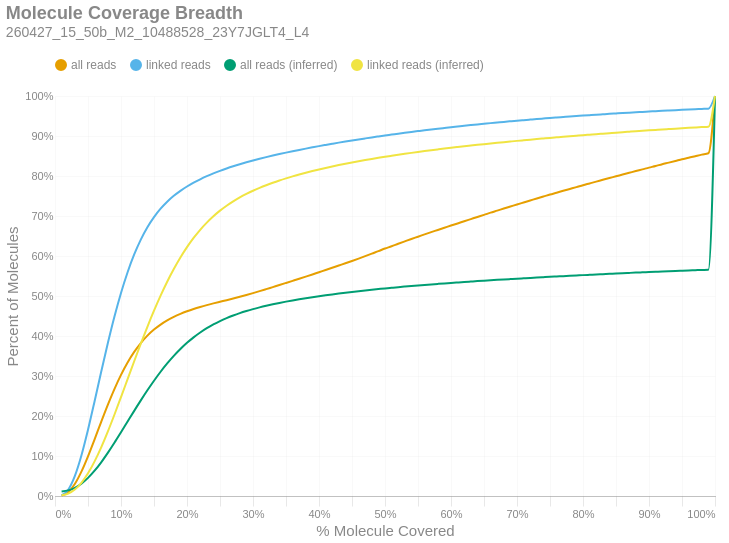

Notebook code cell kept with this figure:
### Markdown cell above
### Molecule Read Coverage
This chart shows molecule coverage breadth as computed by the number of bases aligned to that molecule. In other words, "*how much of each unique long molecule is actually sequenced/aligned?*" Keep in mind there is a distinction between sequences and alignments, since some sequences belonging to a particular molecule may not align well and wouldn't appear in the alignment data. This chart also shows molecule coverage breadth as computed by the *inferred fragment* from which the aligned sequences originate. Unlike read coverage, this calculation takes into account the total insert size, including unsequenced gaps between the forward and reverse reads. Like the previous figures, these are cumulative percents.

### Code cell
if SKIPLR:
    print_html(f"Skipped")
else:
    binned_df = consolidated_hist(valids['coverage_bp'], mask, 0.01, True)
    binned_df_inf = consolidated_hist(valids['coverage_inserts'], mask, 0.01, True)
    binned_df = binned_df.with_columns(pl.lit(binned_df_inf['all reads (cumsum)']).alias('all reads (inferred)'))
    binned_df = binned_df.with_columns(pl.lit(binned_df_inf['linked reads (cumsum)']).alias('linked reads (inferred)'))
    binned_df = binned_df.with_columns(
        (pl.col('bin').cast(pl.Float64) + 0.01).alias('right_edge')
    )

    with SafeRender(binned_df):
        (
            density_plot(binned_df, 'Molecule Coverage Breadth', samplename, 'molcov', ['all reads (inferred)','linked reads (inferred)'])
            .encode(
                #x=alt.X('bin:Q', title="% Molecule Covered").axis(format = '%').scale(padding=0),
                x=alt.X('right_edge:Q', title="% Molecule Covered").axis(format='%').scale(padding=0),
                y=alt.Y('value:Q', title='Percent of Molecules')
                    .axis(format='%')
                    .stack(False)
                    .scale(domainMin=0, padding=0),
                color=alt.Color("key:N").scale(domain = ["all reads", "linked reads", "all reads (inferred)", "linked reads (inferred)"]),
                tooltip = [
                    alt.Tooltip("key:N", title = "Data Type"),
                    alt.Tooltip("range_label:N", title="% Molecule Covered"),
                    alt.Tooltip("value:Q", format = ".2%", title="% Molecules")
                ]
            )
        ).display()

### Figure 1 — Vega-Lite specification as saved in the notebook (floating-point values rounded to 4 significant figures)
{"width": "container", "height": 400, "config": {"title": {"anchor": "start", "dy": -15, "fontSize": 18, "color": "#888888", "subtitleColor": "#888888", "subtitleFontSize": 14}, "arc": {"fill": "#0072B2"}, "axis": {"domainColor": "#888888", "domainWidth": 0.5, "gridWidth": 0.2, "grid": false, "titleFontWeight": 400, "titleFontSize": 15, "labelFontSize": 11, "labelColor": "#888888", "tickColor": "#888888", "tickWidth": 0.2, "titleColor": "#888888"}, "axisBand": {"grid": false}, "axisX": {"grid": true, "tickSize": 10, "domainCap": "round"}, "axisY": {"domain": false, "grid": true, "tickSize": 0, "domainCap": "round"}, "background": "transparent", "header": {"labelFontSize": 15, "labelColor": "#888888", "titleFontSize": 15, "titleFontWeight": 600, "titleColor": "#888888"}, "legend": {"labelFont": "sans-serif", "labelFontSize": 12, "labelColor": "#888888", "symbolSize": 100, "symbolType": "circle", "titleFontSize": 12, "titlePadding": 10, "titleColor": "#888888", "title": null, "orient": "top"}, "range": {"category": ["#E69F00", "#56B4E9", "#009E73", "#F0E442", "#0072B2", "#D55E00", "#CC79A7", "#000000"], "diverging": ["#cfe8f3", "#a2d4ec", "#73bfe2", "#46abdb", "#1696d2", "#12719e"]}, "area": {"fill": "#0072B2", "fillOpacity": 0.7, "line": true, "strokeOpacity": 0.7}, "line": {"color": "#0072B2", "stroke": "#0072B2", "strokeWidth": 2}, "trail": {"color": "#0072B2", "stroke": "#0072B2", "strokeWidth": 0, "size": 1}, "point": {"filled": true, "fillOpacity": 1.0, "size": 95}, "text": {"color": "#888888", "fontSize": 11, "align": "right", "fontWeight": 400, "size": 11}, "bar": {"fill": "#0072B2", "stroke": null}, "view": {"stroke": null, "continuousWidth": 660, "continuousHeight": 400}}, "data": {"name": "data-5a5297a3a7dcdb8e13b587ae4d3ce674"}, "mark": {"type": "line", "interpolate": "monotone", "point": {"opacity": 0, "size": 275}}, "encoding": {"color": {"field": "key", "scale": {"domain": ["all reads", "linked reads", "all reads (inferred)", "linked reads (inferred)"]}, "type": "nominal"}, "tooltip": [{"field": "key", "title": "Data Type", "type": "nominal"}, {"field": "range_label", "title": "% Molecule Covered", "type": "nominal"}, {"field": "value", "format": ".2%", "title": "% Molecules", "type": "quantitative"}], "x": {"axis": {"format": "%"}, "field": "right_edge", "scale": {"padding": 0}, "title": "% Molecule Covered", "type": "quantitative"}, "y": {"axis": {"format": "%"}, "field": "value", "scale": {"domainMin": 0, "padding": 0}, "stack": false, "title": "Percent of Molecules", "type": "quantitative"}}, "params": [{"name": "param_c36ac31b6afebe62", "select": {"type": "point", "fields": ["key"]}, "bind": "legend"}], "title": {"text": "Molecule Coverage Breadth", "subtitle": "260427_15_50b_M2_10488528_23Y7JGLT4_L4"}, "transform": [{"fold": ["all reads (cumsum)", "linked reads (cumsum)", "all reads (inferred)", "linked reads (inferred)"]}, {"calculate": "replace(datum.key, ' (cumsum)', '')", "as": "key"}, {"filter": {"param": "param_c36ac31b6afebe62"}}], "usermeta": {"embedOptions": {"downloadFileName": "260427_15_50b_M2_10488528_23Y7JGLT4_L4.molcov"}}, "$schema": "https://vega.github.io/schema/vega-lite/v6.4.1.json", "datasets": {"data-5a5297a3a7dcdb8e13b587ae4d3ce674": [{"bin": "0.0", "interval": "0.0-0.01", "all reads": 0.0008183, "linked reads": 0.001281, "all reads (cumsum)": 0.0008183, "linked reads (cumsum)": 0.001281, "range_label": "0.0-0.01", "all reads (inferred)": 0.01146, "linked reads (inferred)": 0.001764, "right_edge": 0.01}, {"bin": "0.01", "interval": "0.01-0.02", "all reads": 0.00884, "linked reads": 0.0145, "all reads (cumsum)": 0.009658, "linked reads (cumsum)": 0.01578, "range_label": "0.01-0.02", "all reads (inferred)": 0.01413, "linked reads (inferred)": 0.005808, "right_edge": 0.02}, {"bin": "0.02", "interval": "0.02-0.03", "all reads": 0.02037, "linked reads": 0.03401, "all reads (cumsum)": 0.03003, "linked reads (cumsum)": 0.04979, "range_label": "0.02-0.03", "all reads (inferred)": 0.02044, "linked reads (inferred)": 0.01607, "right_edge": 0.03}, {"bin": "0.03", "interval": "0.03-0.04", "all reads": 0.03082, "linked reads": 0.05161, "all reads (cumsum)": 0.06085, "linked reads (cumsum)": 0.1014, "range_label": "0.03-0.04", "all reads (inferred)": 0.03075, "linked reads (inferred)": 0.03307, "right_edge": 0.04}, {"bin": "0.04", "interval": "0.04-0.05", "all reads": 0.03835, "linked reads": 0.06433, "all reads (cumsum)": 0.0992, "linked reads (cumsum)": 0.1657, "range_label": "0.04-0.05", "all reads (inferred)": 0.04529, "linked reads (inferred)": 0.05679, "right_edge": 0.05}, {"bin": "0.05", "interval": "0.05-0.06", "all reads": 0.04254, "linked reads": 0.07139, "all reads (cumsum)": 0.1417, "linked reads (cumsum)": 0.2371, "range_label": "0.05-0.06", "all reads (inferred)": 0.0632, "linked reads (inferred)": 0.08659, "right_edge": 0.06}, {"bin": "0.06", "interval": "0.06-0.07", "all reads": 0.04372, "linked reads": 0.07338, "all reads (cumsum)": 0.1855, "linked reads (cumsum)": 0.3105, "range_label": "0.06-0.07", "all reads (inferred)": 0.08423, "linked reads (inferred)": 0.1217, "right_edge": 0.07}, {"bin": "0.07", "interval": "0.07-0.08", "all reads": 0.04241, "linked reads": 0.07116, "all reads (cumsum)": 0.2279, "linked reads (cumsum)": 0.3817, "range_label": "0.07-0.08", "all reads (inferred)": 0.1077, "linked reads (inferred)": 0.1609, "right_edge": 0.08}, {"bin": "0.08", "interval": "0.08-0.09", "all reads": 0.03952, "linked reads": 0.0663, "all reads (cumsum)": 0.2674, "linked reads (cumsum)": 0.448, "range_label": "0.08-0.09", "all reads (inferred)": 0.1329, "linked reads (inferred)": 0.2031, "right_edge": 0.09}, {"bin": "0.09", "interval": "0.09-0.1", "all reads": 0.03553, "linked reads": 0.05961, "all reads (cumsum)": 0.3029, "linked reads (cumsum)": 0.5076, "range_label": "0.09-0.1", "all reads (inferred)": 0.1593, "linked reads (inferred)": 0.2472, "right_edge": 0.1}, {"bin": "0.1", "interval": "0.1-0.11", "all reads": 0.0309, "linked reads": 0.05186, "all reads (cumsum)": 0.3338, "linked reads (cumsum)": 0.5594, "range_label": "0.1-0.11", "all reads (inferred)": 0.1861, "linked reads (inferred)": 0.2921, "right_edge": 0.11}, {"bin": "0.11", "interval": "0.11-0.12", "all reads": 0.02645, "linked reads": 0.04438, "all reads (cumsum)": 0.3603, "linked reads (cumsum)": 0.6038, "range_label": "0.11-0.12", "all reads (inferred)": 0.2128, "linked reads (inferred)": 0.3368, "right_edge": 0.12}, {"bin": "0.12", "interval": "0.12-0.13", "all reads": 0.02212, "linked reads": 0.03712, "all reads (cumsum)": 0.3824, "linked reads (cumsum)": 0.6409, "range_label": "0.12-0.13", "all reads (inferred)": 0.239, "linked reads (inferred)": 0.3808, "right_edge": 0.13}, {"bin": "0.13", "interval": "0.13-0.14", "all reads": 0.01845, "linked reads": 0.03095, "all reads (cumsum)": 0.4008, "linked reads (cumsum)": 0.6719, "range_label": "0.13-0.14", "all reads (inferred)": 0.2643, "linked reads (inferred)": 0.4231, "right_edge": 0.14}, {"bin": "0.14", "interval": "0.14-0.15", "all reads": 0.01516, "linked reads": 0.02542, "all reads (cumsum)": 0.416, "linked reads (cumsum)": 0.6973, "range_label": "0.14-0.15", "all reads (inferred)": 0.2882, "linked reads (inferred)": 0.4632, "right_edge": 0.15}, {"bin": "0.15", "interval": "0.15-0.16", "all reads": 0.01254, "linked reads": 0.02101, "all reads (cumsum)": 0.4285, "linked reads (cumsum)": 0.7183, "range_label": "0.15-0.16", "all reads (inferred)": 0.3106, "linked reads (inferred)": 0.5008, "right_edge": 0.16}, {"bin": "0.16", "interval": "0.16-0.17", "all reads": 0.01041, "linked reads": 0.01743, "all reads (cumsum)": 0.439, "linked reads (cumsum)": 0.7357, "range_label": "0.16-0.17", "all reads (inferred)": 0.3313, "linked reads (inferred)": 0.5355, "right_edge": 0.17}, {"bin": "0.17", "interval": "0.17-0.18", "all reads": 0.0088, "linked reads": 0.01472, "all reads (cumsum)": 0.4478, "linked reads (cumsum)": 0.7505, "range_label": "0.17-0.18", "all reads (inferred)": 0.3503, "linked reads (inferred)": 0.5673, "right_edge": 0.18}, {"bin": "0.18", "interval": "0.18-0.19", "all reads": 0.007473, "linked reads": 0.01248, "all reads (cumsum)": 0.4552, "linked reads (cumsum)": 0.7629, "range_label": "0.18-0.19", "all reads (inferred)": 0.3674, "linked reads (inferred)": 0.5961, "right_edge": 0.19}, {"bin": "0.19", "interval": "0.19-0.2", "all reads": 0.006505, "linked reads": 0.01084, "all reads (cumsum)": 0.4617, "linked reads (cumsum)": 0.7738, "range_label": "0.19-0.2", "all reads (inferred)": 0.3829, "linked reads (inferred)": 0.622, "right_edge": 0.2}, {"bin": "0.2", "interval": "0.2-0.21", "all reads": 0.005744, "linked reads": 0.009562, "all reads (cumsum)": 0.4675, "linked reads (cumsum)": 0.7833, "range_label": "0.2-0.21", "all reads (inferred)": 0.3966, "linked reads (inferred)": 0.6451, "right_edge": 0.21}, {"bin": "0.21", "interval": "0.21-0.22", "all reads": 0.005105, "linked reads": 0.008468, "all reads (cumsum)": 0.4726, "linked reads (cumsum)": 0.7918, "range_label": "0.21-0.22", "all reads (inferred)": 0.4088, "linked reads (inferred)": 0.6655, "right_edge": 0.22}, {"bin": "0.22", "interval": "0.22-0.23", "all reads": 0.004648, "linked reads": 0.007665, "all reads (cumsum)": 0.4772, "linked reads (cumsum)": 0.7995, "range_label": "0.22-0.23", "all reads (inferred)": 0.4196, "linked reads (inferred)": 0.6835, "right_edge": 0.23}, {"bin": "0.23", "interval": "0.23-0.24", "all reads": 0.004277, "linked reads": 0.006982, "all reads (cumsum)": 0.4815, "linked reads (cumsum)": 0.8065, "range_label": "0.23-0.24", "all reads (inferred)": 0.4291, "linked reads (inferred)": 0.6993, "right_edge": 0.24}, {"bin": "0.24", "interval": "0.24-0.25", "all reads": 0.004041, "linked reads": 0.006405, "all reads (cumsum)": 0.4855, "linked reads (cumsum)": 0.8129, "range_label": "0.24-0.25", "all reads (inferred)": 0.4374, "linked reads (inferred)": 0.7134, "right_edge": 0.25}, {"bin": "0.25", "interval": "0.25-0.26", "all reads": 0.003949, "linked reads": 0.005898, "all reads (cumsum)": 0.4895, "linked reads (cumsum)": 0.8188, "range_label": "0.25-0.26", "all reads (inferred)": 0.4448, "linked reads (inferred)": 0.7257, "right_edge": 0.26}, {"bin": "0.26", "interval": "0.26-0.27", "all reads": 0.00414, "linked reads": 0.005504, "all reads (cumsum)": 0.4936, "linked reads (cumsum)": 0.8243, "range_label": "0.26-0.27", "all reads (inferred)": 0.4514, "linked reads (inferred)": 0.7366, "right_edge": 0.27}, {"bin": "0.27", "interval": "0.27-0.28", "all reads": 0.004397, "linked reads": 0.005145, "all reads (cumsum)": 0.498, "linked reads (cumsum)": 0.8294, "range_label": "0.27-0.28", "all reads (inferred)": 0.4572, "linked reads (inferred)": 0.7465, "right_edge": 0.28}, {"bin": "0.28", "interval": "0.28-0.29", "all reads": 0.004539, "linked reads": 0.004827, "all reads (cumsum)": 0.5026, "linked reads (cumsum)": 0.8342, "range_label": "0.28-0.29", "all reads (inferred)": 0.4625, "linked reads (inferred)": 0.7552, "right_edge": 0.29}, {"bin": "0.29", "interval": "0.29-0.3", "all reads": 0.004697, "linked reads": 0.004538, "all reads (cumsum)": 0.5073, "linked reads (cumsum)": 0.8388, "range_label": "0.29-0.3", "all reads (inferred)": 0.4673, "linked reads (inferred)": 0.7632, "right_edge": 0.3}, {"bin": "0.3", "interval": "0.3-0.31", "all reads": 0.004832, "linked reads": 0.004301, "all reads (cumsum)": 0.5121, "linked reads (cumsum)": 0.8431, "range_label": "0.3-0.31", "all reads (inferred)": 0.4716, "linked reads (inferred)": 0.7704, "right_edge": 0.31}, {"bin": "0.31", "interval": "0.31-0.32", "all reads": 0.005051, "linked reads": 0.004129, "all reads (cumsum)": 0.5172, "linked reads (cumsum)": 0.8472, "range_label": "0.31-0.32", "all reads (inferred)": 0.4756, "linked reads (inferred)": 0.777, "right_edge": 0.32}, {"bin": "0.32", "interval": "0.32-0.33", "all reads": 0.005125, "linked reads": 0.003892, "all reads (cumsum)": 0.5223, "linked reads (cumsum)": 0.8511, "range_label": "0.32-0.33", "all reads (inferred)": 0.4793, "linked reads (inferred)": 0.7831, "right_edge": 0.33}, {"bin": "0.33", "interval": "0.33-0.34", "all reads": 0.005104, "linked reads": 0.003711, "all reads (cumsum)": 0.5274, "linked reads (cumsum)": 0.8548, "range_label": "0.33-0.34", "all reads (inferred)": 0.4827, "linked reads (inferred)": 0.7888, "right_edge": 0.34}, {"bin": "0.34", "interval": "0.34-0.35", "all reads": 0.0052, "linked reads": 0.003605, "all reads (cumsum)": 0.5326, "linked reads (cumsum)": 0.8584, "range_label": "0.34-0.35", "all reads (inferred)": 0.4859, "linked reads (inferred)": 0.7941, "right_edge": 0.35}, {"bin": "0.35", "interval": "0.35-0.36", "all reads": 0.005241, "linked reads": 0.003443, "all reads (cumsum)": 0.5378, "linked reads (cumsum)": 0.8619, "range_label": "0.35-0.36", "all reads (inferred)": 0.489, "linked reads (inferred)": 0.7992, "right_edge": 0.36}, {"bin": "0.36", "interval": "0.36-0.37", "all reads": 0.005279, "linked reads": 0.003334, "all reads (cumsum)": 0.5431, "linked reads (cumsum)": 0.8652, "range_label": "0.36-0.37", "all reads (inferred)": 0.4918, "linked reads (inferred)": 0.8038, "right_edge": 0.37}, {"bin": "0.37", "interval": "0.37-0.38", "all reads": 0.005386, "linked reads": 0.003262, "all reads (cumsum)": 0.5485, "linked reads (cumsum)": 0.8685, "range_label": "0.37-0.38", "all reads (inferred)": 0.4945, "linked reads (inferred)": 0.8083, "right_edge": 0.38}, {"bin": "0.38", "interval": "0.38-0.39", "all reads": 0.005441, "linked reads": 0.003155, "all reads (cumsum)": 0.5539, "linked reads (cumsum)": 0.8716, "range_label": "0.38-0.39", "all reads (inferred)": 0.4971, "linked reads (inferred)": 0.8124, "right_edge": 0.39}, {"bin": "0.39", "interval": "0.39-0.4", "all reads": 0.005578, "linked reads": 0.003092, "all reads (cumsum)": 0.5595, "linked reads (cumsum)": 0.8747, "range_label": "0.39-0.4", "all reads (inferred)": 0.4995, "linked reads (inferred)": 0.8164, "right_edge": 0.4}, {"bin": "0.4", "interval": "0.4-0.41", "all reads": 0.005482, "linked reads": 0.002955, "all reads (cumsum)": 0.565, "linked reads (cumsum)": 0.8777, "range_label": "0.4-0.41", "all reads (inferred)": 0.5018, "linked reads (inferred)": 0.8202, "right_edge": 0.41}, {"bin": "0.41", "interval": "0.41-0.42", "all reads": 0.005586, "linked reads": 0.002903, "all reads (cumsum)": 0.5706, "linked reads (cumsum)": 0.8806, "range_label": "0.41-0.42", "all reads (inferred)": 0.504, "linked reads (inferred)": 0.8238, "right_edge": 0.42}, {"bin": "0.42", "interval": "0.42-0.43", "all reads": 0.005668, "linked reads": 0.002859, "all reads (cumsum)": 0.5762, "linked reads (cumsum)": 0.8834, "range_label": "0.42-0.43", "all reads (inferred)": 0.5062, "linked reads (inferred)": 0.8273, "right_edge": 0.43}, {"bin": "0.43", "interval": "0.43-0.44", "all reads": 0.005631, "linked reads": 0.002757, "all reads (cumsum)": 0.5819, "linked reads (cumsum)": 0.8862, "range_label": "0.43-0.44", "all reads (inferred)": 0.5082, "linked reads (inferred)": 0.8306, "right_edge": 0.44}, {"bin": "0.44", "interval": "0.44-0.45", "all reads": 0.005775, "linked reads": 0.002692, "all reads (cumsum)": 0.5876, "linked reads (cumsum)": 0.8889, "range_label": "0.44-0.45", "all reads (inferred)": 0.5102, "linked reads (inferred)": 0.8338, "right_edge": 0.45}, {"bin": "0.45", "interval": "0.45-0.46", "all reads": 0.005926, "linked reads": 0.002613, "all reads (cumsum)": 0.5936, "linked reads (cumsum)": 0.8915, "range_label": "0.45-0.46", "all reads (inferred)": 0.5121, "linked reads (inferred)": 0.8369, "right_edge": 0.46}, {"bin": "0.46", "interval": "0.46-0.47", "all reads": 0.006107, "linked reads": 0.002547, "all reads (cumsum)": 0.5997, "linked reads (cumsum)": 0.894, "range_label": "0.46-0.47", "all reads (inferred)": 0.5139, "linked reads (inferred)": 0.8398, "right_edge": 0.47}, {"bin": "0.47", "interval": "0.47-0.48", "all reads": 0.006347, "linked reads": 0.002501, "all reads (cumsum)": 0.606, "linked reads (cumsum)": 0.8965, "range_label": "0.47-0.48", "all reads (inferred)": 0.5157, "linked reads (inferred)": 0.8427, "right_edge": 0.48}, {"bin": "0.48", "interval": "0.48-0.49", "all reads": 0.006115, "linked reads": 0.002412, "all reads (cumsum)": 0.6121, "linked reads (cumsum)": 0.8989, "range_label": "0.48-0.49", "all reads (inferred)": 0.5173, "linked reads (inferred)": 0.8454, "right_edge": 0.49}, {"bin": "0.49", "interval": "0.49-0.5", "all reads": 0.006488, "linked reads": 0.002385, "all reads (cumsum)": 0.6186, "linked reads (cumsum)": 0.9013, "range_label": "0.49-0.5", "all reads (inferred)": 0.519, "linked reads (inferred)": 0.8481, "right_edge": 0.5}, {"bin": "0.5", "interval": "0.5-0.51", "all reads": 0.005622, "linked reads": 0.00223, "all reads (cumsum)": 0.6243, "linked reads (cumsum)": 0.9036, "range_label": "0.5-0.51", "all reads (inferred)": 0.5206, "linked reads (inferred)": 0.8506, "right_edge": 0.51}, {"bin": "0.51", "interval": "0.51-0.52", "all reads": 0.006381, "linked reads": 0.002273, "all reads (cumsum)": 0.6306, "linked reads (cumsum)": 0.9058, "range_label": "0.51-0.52", "all reads (inferred)": 0.5221, "linked reads (inferred)": 0.8531, "right_edge": 0.52}, {"bin": "0.52", "interval": "0.52-0.53", "all reads": 0.006048, "linked reads": 0.002187, "all reads (cumsum)": 0.6367, "linked reads (cumsum)": 0.908, "range_label": "0.52-0.53", "all reads (inferred)": 0.5235, "linked reads (inferred)": 0.8555, "right_edge": 0.53}, {"bin": "0.53", "interval": "0.53-0.54", "all reads": 0.005957, "linked reads": 0.002142, "all reads (cumsum)": 0.6426, "linked reads (cumsum)": 0.9102, "range_label": "0.53-0.54", "all reads (inferred)": 0.525, "linked reads (inferred)": 0.8578, "right_edge": 0.54}, {"bin": "0.54", "interval": "0.54-0.55", "all reads": 0.005661, "linked reads": 0.002063, "all reads (cumsum)": 0.6483, "linked reads (cumsum)": 0.9122, "range_label": "0.54-0.55", "all reads (inferred)": 0.5264, "linked reads (inferred)": 0.8601, "right_edge": 0.55}, {"bin": "0.55", "interval": "0.55-0.56", "all reads": 0.005773, "linked reads": 0.002052, "all reads (cumsum)": 0.6541, "linked reads (cumsum)": 0.9143, "range_label": "0.55-0.56", "all reads (inferred)": 0.5277, "linked reads (inferred)": 0.8623, "right_edge": 0.56}, {"bin": "0.56", "interval": "0.56-0.57", "all reads": 0.005565, "linked reads": 0.001992, "all reads (cumsum)": 0.6596, "linked reads (cumsum)": 0.9163, "range_label": "0.56-0.57", "all reads (inferred)": 0.529, "linked reads (inferred)": 0.8644, "right_edge": 0.57}, {"bin": "0.57", "interval": "0.57-0.58", "all reads": 0.005432, "linked reads": 0.001933, "all reads (cumsum)": 0.6651, "linked reads (cumsum)": 0.9182, "range_label": "0.57-0.58", "all reads (inferred)": 0.5303, "linked reads (inferred)": 0.8665, "right_edge": 0.58}, {"bin": "0.58", "interval": "0.58-0.59", "all reads": 0.005493, "linked reads": 0.001883, "all reads (cumsum)": 0.6706, "linked reads (cumsum)": 0.9201, "range_label": "0.58-0.59", "all reads (inferred)": 0.5315, "linked reads (inferred)": 0.8685, "right_edge": 0.59}, {"bin": "0.59", "interval": "0.59-0.6", "all reads": 0.005554, "linked reads": 0.001874, "all reads (cumsum)": 0.6761, "linked reads (cumsum)": 0.922, "range_label": "0.59-0.6", "all reads (inferred)": 0.5327, "linked reads (inferred)": 0.8705, "right_edge": 0.6}, {"bin": "0.6", "interval": "0.6-0.61", "all reads": 0.005293, "linked reads": 0.001788, "all reads (cumsum)": 0.6814, "linked reads (cumsum)": 0.9237, "range_label": "0.6-0.61", "all reads (inferred)": 0.5339, "linked reads (inferred)": 0.8724, "right_edge": 0.61}, {"bin": "0.61", "interval": "0.61-0.62", "all reads": 0.005538, "linked reads": 0.001796, "all reads (cumsum)": 0.6869, "linked reads (cumsum)": 0.9255, "range_label": "0.61-0.62", "all reads (inferred)": 0.535, "linked reads (inferred)": 0.8743, "right_edge": 0.62}, {"bin": "0.62", "interval": "0.62-0.63", "all reads": 0.005346, "linked reads": 0.001728, "all reads (cumsum)": 0.6923, "linked reads (cumsum)": 0.9273, "range_label": "0.62-0.63", "all reads (inferred)": 0.5361, "linked reads (inferred)": 0.8761, "right_edge": 0.63}, {"bin": "0.63", "interval": "0.63-0.64", "all reads": 0.005364, "linked reads": 0.001692, "all reads (cumsum)": 0.6977, "linked reads (cumsum)": 0.929, "range_label": "0.63-0.64", "all reads (inferred)": 0.5372, "linked reads (inferred)": 0.8779, "right_edge": 0.64}, {"bin": "0.64", "interval": "0.64-0.65", "all reads": 0.00521, "linked reads": 0.001614, "all reads (cumsum)": 0.7029, "linked reads (cumsum)": 0.9306, "range_label": "0.64-0.65", "all reads (inferred)": 0.5383, "linked reads (inferred)": 0.8796, "right_edge": 0.65}, {"bin": "0.65", "interval": "0.65-0.66", "all reads": 0.005454, "linked reads": 0.001624, "all reads (cumsum)": 0.7083, "linked reads (cumsum)": 0.9322, "range_label": "0.65-0.66", "all reads (inferred)": 0.5393, "linked reads (inferred)": 0.8813, "right_edge": 0.66}, {"bin": "0.66", "interval": "0.66-0.67", "all reads": 0.005106, "linked reads": 0.001537, "all reads (cumsum)": 0.7134, "linked reads (cumsum)": 0.9337, "range_label": "0.66-0.67", "all reads (inferred)": 0.5404, "linked reads (inferred)": 0.883, "right_edge": 0.67}, {"bin": "0.67", "interval": "0.67-0.68", "all reads": 0.005196, "linked reads": 0.001555, "all reads (cumsum)": 0.7186, "linked reads (cumsum)": 0.9353, "range_label": "0.67-0.68", "all reads (inferred)": 0.5414, "linked reads (inferred)": 0.8846, "right_edge": 0.68}, {"bin": "0.68", "interval": "0.68-0.69", "all reads": 0.005081, "linked reads": 0.001485, "all reads (cumsum)": 0.7237, "linked reads (cumsum)": 0.9368, "range_label": "0.68-0.69", "all reads (inferred)": 0.5423, "linked reads (inferred)": 0.8862, "right_edge": 0.69}, {"bin": "0.69", "interval": "0.69-0.7", "all reads": 0.005175, "linked reads": 0.001464, "all reads (cumsum)": 0.7289, "linked reads (cumsum)": 0.9382, "range_label": "0.69-0.7", "all reads (inferred)": 0.5433, "linked reads (inferred)": 0.8878, "right_edge": 0.7}, {"bin": "0.7", "interval": "0.7-0.71", "all reads": 0.004961, "linked reads": 0.001399, "all reads (cumsum)": 0.7338, "linked reads (cumsum)": 0.9396, "range_label": "0.7-0.71", "all reads (inferred)": 0.5443, "linked reads (inferred)": 0.8893, "right_edge": 0.71}, {"bin": "0.71", "interval": "0.71-0.72", "all reads": 0.00495, "linked reads": 0.001381, "all reads (cumsum)": 0.7388, "linked reads (cumsum)": 0.941, "range_label": "0.71-0.72", "all reads (inferred)": 0.5452, "linked reads (inferred)": 0.8909, "right_edge": 0.72}, {"bin": "0.72", "interval": "0.72-0.73", "all reads": 0.005008, "linked reads": 0.001374, "all reads (cumsum)": 0.7438, "linked reads (cumsum)": 0.9424, "range_label": "0.72-0.73", "all reads (inferred)": 0.5461, "linked reads (inferred)": 0.8923, "right_edge": 0.73}, {"bin": "0.73", "interval": "0.73-0.74", "all reads": 0.004827, "linked reads": 0.001329, "all reads (cumsum)": 0.7486, "linked reads (cumsum)": 0.9437, "range_label": "0.73-0.74", "all reads (inferred)": 0.547, "linked reads (inferred)": 0.8938, "right_edge": 0.74}, {"bin": "0.74", "interval": "0.74-0.75", "all reads": 0.005012, "linked reads": 0.001325, "all reads (cumsum)": 0.7536, "linked reads (cumsum)": 0.945, "range_label": "0.74-0.75", "all reads (inferred)": 0.5479, "linked reads (inferred)": 0.8952, "right_edge": 0.75}, {"bin": "0.75", "interval": "0.75-0.76", "all reads": 0.004641, "linked reads": 0.001226, "all reads (cumsum)": 0.7583, "linked reads (cumsum)": 0.9463, "range_label": "0.75-0.76", "all reads (inferred)": 0.5488, "linked reads (inferred)": 0.8966, "right_edge": 0.76}, {"bin": "0.76", "interval": "0.76-0.77", "all reads": 0.004728, "linked reads": 0.001195, "all reads (cumsum)": 0.763, "linked reads (cumsum)": 0.9475, "range_label": "0.76-0.77", "all reads (inferred)": 0.5496, "linked reads (inferred)": 0.898, "right_edge": 0.77}, {"bin": "0.77", "interval": "0.77-0.78", "all reads": 0.004615, "linked reads": 0.001198, "all reads (cumsum)": 0.7676, "linked reads (cumsum)": 0.9487, "range_label": "0.77-0.78", "all reads (inferred)": 0.5505, "linked reads (inferred)": 0.8993, "right_edge": 0.78}, {"bin": "0.78", "interval": "0.78-0.79", "all reads": 0.004596, "linked reads": 0.001175, "all reads (cumsum)": 0.7722, "linked reads (cumsum)": 0.9498, "range_label": "0.78-0.79", "all reads (inferred)": 0.5513, "linked reads (inferred)": 0.9007, "right_edge": 0.79}, {"bin": "0.79", "interval": "0.79-0.8", "all reads": 0.004796, "linked reads": 0.001203, "all reads (cumsum)": 0.777, "linked reads (cumsum)": 0.951, "range_label": "0.79-0.8", "all reads (inferred)": 0.5522, "linked reads (inferred)": 0.902, "right_edge": 0.8}, {"bin": "0.8", "interval": "0.8-0.81", "all reads": 0.004431, "linked reads": 0.001135, "all reads (cumsum)": 0.7814, "linked reads (cumsum)": 0.9522, "range_label": "0.8-0.81", "all reads (inferred)": 0.553, "linked reads (inferred)": 0.9033, "right_edge": 0.81}, {"bin": "0.81", "interval": "0.81-0.82", "all reads": 0.004462, "linked reads": 0.001119, "all reads (cumsum)": 0.7859, "linked reads (cumsum)": 0.9533, "range_label": "0.81-0.82", "all reads (inferred)": 0.5538, "linked reads (inferred)": 0.9046, "right_edge": 0.82}, {"bin": "0.82", "interval": "0.82-0.83", "all reads": 0.004556, "linked reads": 0.001056, "all reads (cumsum)": 0.7905, "linked reads (cumsum)": 0.9544, "range_label": "0.82-0.83", "all reads (inferred)": 0.5546, "linked reads (inferred)": 0.9059, "right_edge": 0.83}, {"bin": "0.83", "interval": "0.83-0.84", "all reads": 0.004462, "linked reads": 0.001051, "all reads (cumsum)": 0.7949, "linked reads (cumsum)": 0.9554, "range_label": "0.83-0.84", "all reads (inferred)": 0.5554, "linked reads (inferred)": 0.9071, "right_edge": 0.84}, {"bin": "0.84", "interval": "0.84-0.85", "all reads": 0.004333, "linked reads": 0.0009988, "all reads (cumsum)": 0.7993, "linked reads (cumsum)": 0.9564, "range_label": "0.84-0.85", "all reads (inferred)": 0.5562, "linked reads (inferred)": 0.9084, "right_edge": 0.85}, {"bin": "0.85", "interval": "0.85-0.86", "all reads": 0.004415, "linked reads": 0.0009949, "all reads (cumsum)": 0.8037, "linked reads (cumsum)": 0.9574, "range_label": "0.85-0.86", "all reads (inferred)": 0.557, "linked reads (inferred)": 0.9096, "right_edge": 0.86}, {"bin": "0.86", "interval": "0.86-0.87", "all reads": 0.004334, "linked reads": 0.0009524, "all reads (cumsum)": 0.808, "linked reads (cumsum)": 0.9583, "range_label": "0.86-0.87", "all reads (inferred)": 0.5577, "linked reads (inferred)": 0.9107, "right_edge": 0.87}, {"bin": "0.87", "interval": "0.87-0.88", "all reads": 0.004361, "linked reads": 0.0009352, "all reads (cumsum)": 0.8124, "linked reads (cumsum)": 0.9593, "range_label": "0.87-0.88", "all reads (inferred)": 0.5585, "linked reads (inferred)": 0.9119, "right_edge": 0.88}, {"bin": "0.88", "interval": "0.88-0.89", "all reads": 0.004259, "linked reads": 0.000908, "all reads (cumsum)": 0.8166, "linked reads (cumsum)": 0.9602, "range_label": "0.88-0.89", "all reads (inferred)": 0.5592, "linked reads (inferred)": 0.913, "right_edge": 0.89}, {"bin": "0.89", "interval": "0.89-0.9", "all reads": 0.00437, "linked reads": 0.0009194, "all reads (cumsum)": 0.821, "linked reads (cumsum)": 0.9611, "range_label": "0.89-0.9", "all reads (inferred)": 0.5599, "linked reads (inferred)": 0.9141, "right_edge": 0.9}, {"bin": "0.9", "interval": "0.9-0.91", "all reads": 0.004029, "linked reads": 0.000903, "all reads (cumsum)": 0.825, "linked reads (cumsum)": 0.962, "range_label": "0.9-0.91", "all reads (inferred)": 0.5606, "linked reads (inferred)": 0.9152, "right_edge": 0.91}, {"bin": "0.91", "interval": "0.91-0.92", "all reads": 0.00458, "linked reads": 0.0009349, "all reads (cumsum)": 0.8296, "linked reads (cumsum)": 0.9629, "range_label": "0.91-0.92", "all reads (inferred)": 0.5613, "linked reads (inferred)": 0.9163, "right_edge": 0.92}, {"bin": "0.92", "interval": "0.92-0.93", "all reads": 0.003867, "linked reads": 0.0008735, "all reads (cumsum)": 0.8335, "linked reads (cumsum)": 0.9638, "range_label": "0.92-0.93", "all reads (inferred)": 0.562, "linked reads (inferred)": 0.9174, "right_edge": 0.93}, {"bin": "0.93", "interval": "0.93-0.94", "all reads": 0.004175, "linked reads": 0.0008462, "all reads (cumsum)": 0.8377, "linked reads (cumsum)": 0.9647, "range_label": "0.93-0.94", "all reads (inferred)": 0.5626, "linked reads (inferred)": 0.9184, "right_edge": 0.94}, {"bin": "0.94", "interval": "0.94-0.95", "all reads": 0.004334, "linked reads": 0.0008084, "all reads (cumsum)": 0.842, "linked reads (cumsum)": 0.9655, "range_label": "0.94-0.95", "all reads (inferred)": 0.5633, "linked reads (inferred)": 0.9194, "right_edge": 0.95}, {"bin": "0.95", "interval": "0.95-0.96", "all reads": 0.003551, "linked reads": 0.000753, "all reads (cumsum)": 0.8455, "linked reads (cumsum)": 0.9662, "range_label": "0.95-0.96", "all reads (inferred)": 0.5639, "linked reads (inferred)": 0.9204, "right_edge": 0.96}, {"bin": "0.96", "interval": "0.96-0.97", "all reads": 0.003962, "linked reads": 0.0007252, "all reads (cumsum)": 0.8495, "linked reads (cumsum)": 0.967, "range_label": "0.96-0.97", "all reads (inferred)": 0.5645, "linked reads (inferred)": 0.9214, "right_edge": 0.97}, {"bin": "0.97", "interval": "0.97-0.98", "all reads": 0.003925, "linked reads": 0.0007065, "all reads (cumsum)": 0.8534, "linked reads (cumsum)": 0.9677, "range_label": "0.97-0.98", "all reads (inferred)": 0.5651, "linked reads (inferred)": 0.9223, "right_edge": 0.98}, {"bin": "0.98", "interval": "0.98-0.99", "all reads": 0.003447, "linked reads": 0.0007205, "all reads (cumsum)": 0.8569, "linked reads (cumsum)": 0.9684, "range_label": "0.98-0.99", "all reads (inferred)": 0.5657, "linked reads (inferred)": 0.9232, "right_edge": 0.99}, {"bin": "0.99", "interval": "0.99-1.0", "all reads": 0.1431, "linked reads": 0.03162, "all reads (cumsum)": 1.0, "linked reads (cumsum)": 1.0, "range_label": "0.99-1.0", "all reads (inferred)": 1.0, "linked reads (inferred)": 1.0, "right_edge": 1.0}]}}
